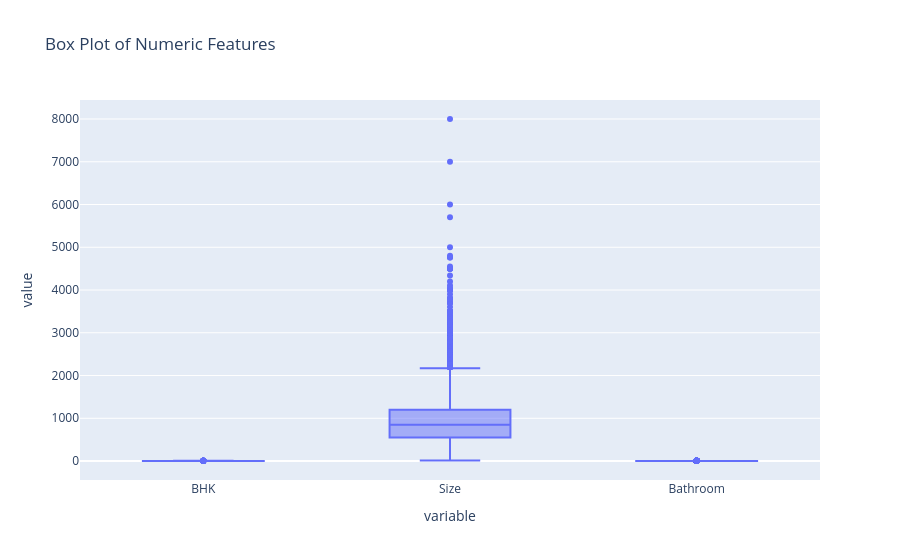

The cell this chart's notebook holds for it:
### Code cell
# Select only numeric columns for the box plot
numeric_columns = data[["BHK", "Size", "Bathroom"]]

# Create the box plot
px.box(numeric_columns, title="Box Plot of Numeric Features").show()

### Figure 1 — Plotly figure (JSON) as saved in the notebook; plotly's stock layout.template omitted (floating-point values rounded to 4 significant figures; data arrays with more than 128 entries replaced by an {"elided": "..."} marker saying what was removed)
{"data": [{"alignmentgroup": "True", "hovertemplate": "variable=%{x}<br>value=%{y}<extra></extra>", "legendgroup": "", "marker": {"color": "#636efa"}, "name": "", "notched": false, "offsetgroup": "", "orientation": "v", "showlegend": false, "type": "box", "x": {"elided": "14238 str values"}, "x0": " ", "xaxis": "x", "y": {"elided": "14238 int values"}, "y0": " ", "yaxis": "y"}], "layout": {"boxmode": "group", "legend": {"tracegroupgap": 0}, "title": {"text": "Box Plot of Numeric Features"}, "xaxis": {"anchor": "y", "domain": [0, 1], "title": {"text": "variable"}}, "yaxis": {"anchor": "x", "domain": [0, 1], "title": {"text": "value"}}}}
